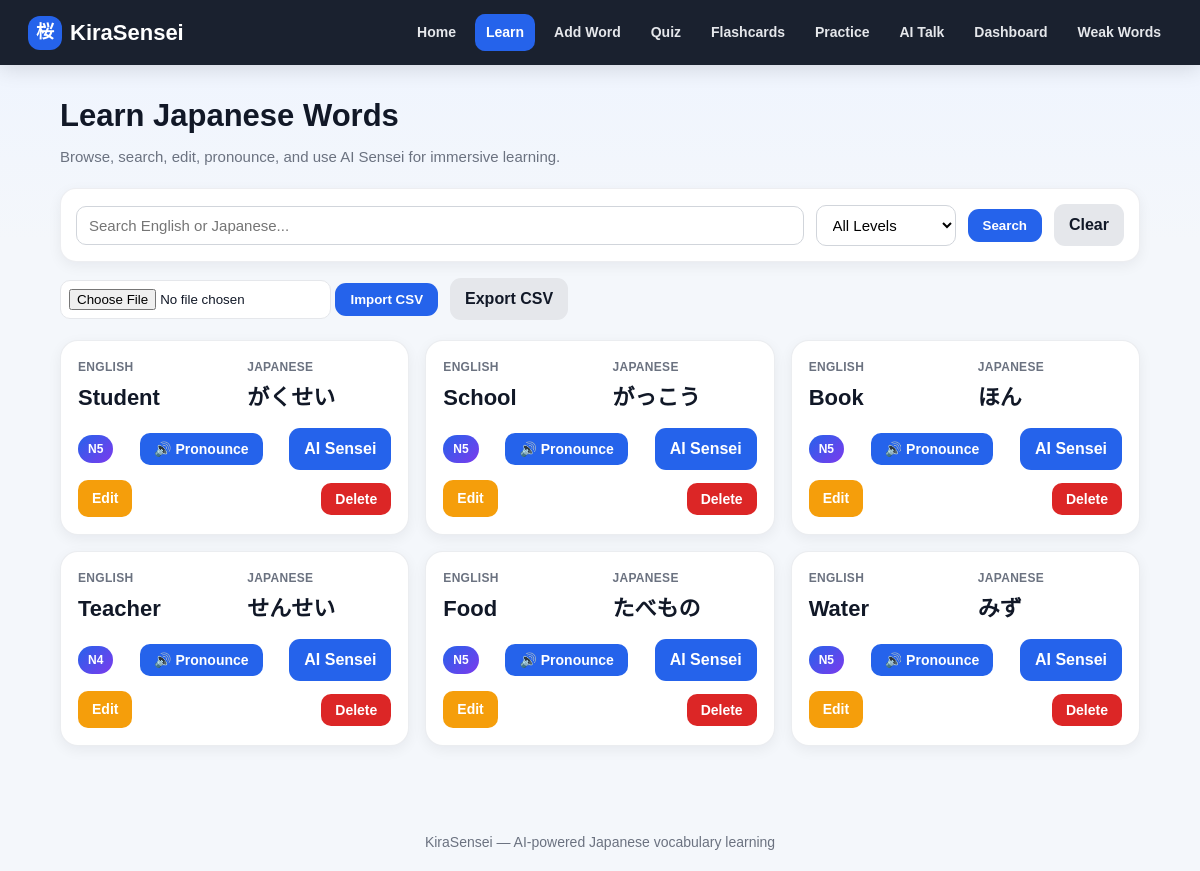
Page /learn on the committed database.
### tables this page shows
CREATE TABLE words (
            id INTEGER PRIMARY KEY AUTOINCREMENT,
            english TEXT NOT NULL,
            japanese TEXT NOT NULL
        , correct_count INTEGER DEFAULT 0, wrong_count INTEGER DEFAULT 0, last_reviewed TEXT, jlpt_level TEXT DEFAULT 'N5');

### app.py (the view)
@app.route("/learn")
def learn():
    search = request.args.get("search", "").strip()
    level = request.args.get("level", "").strip()
    conn = get_db_connection()
    query = "SELECT * FROM words WHERE 1=1"
    params = []
    if search:
        query += " AND (english LIKE ? OR japanese LIKE ?)"
        params.extend([f"%{search}%", f"%{search}%"])
    if level:
        query += " AND jlpt_level = ?"
        params.append(level)
    query += " ORDER BY id DESC"
    words = conn.execute(query, params).fetchall()
    conn.close()
    return render_template("learn.html", words=words, search=search, level=level)

### app.py (called while the page is built)
def get_db_connection():
    conn = sqlite3.connect("words.db")
    conn.row_factory = sqlite3.Row
    return conn

### templates/learn.html (shortened to what this page needs)
{% extends "base.html" %}
{% block content %}
<div class="page-header">
    <h1>Learn Japanese Words</h1>
    <p>Browse, search, edit, pronounce, and use AI Sensei for immersive learning.</p>
</div>
<form method="GET" action="{{ url_for('learn') }}" class="search-filter-card">
    <input
        type="text"
        name="search"
        placeholder="Search English or Japanese..."
        value="{{ search }}"
    >
    <select name="level">
        <option value="" {% if not level %}selected{% endif %}>All Levels</option>
    </select>
    <button type="submit" class="btn-primary">Search</button>
    <a href="{{ url_for('learn') }}" class="btn-secondary">Clear</a>
</form>
<div class="csv-section">
    <form action="{{ url_for('import_csv') }}" method="POST" enctype="multipart/form-data">
        <input type="file" name="file" required>
        <button class="btn-primary">Import CSV</button>
    </form>
    <a href="{{ url_for('export_csv') }}" class="btn-secondary">Export CSV</a>
</div>
{% if words %}
<div class="learn-grid">
    {% for word in words %}
    <div class="learn-card">
        <div class="word-row">
            <div class="word-column">
                <span class="label">English</span>
                <h3>{{ word.english }}</h3>
            </div>
            <div class="word-column">
                <span class="label">Japanese</span>
                <h3>{{ word.japanese }}</h3>
            </div>
        </div>
        <div class="card-actions">
            <span class="badge">{{ word.jlpt_level or "N5" }}</span>
            <button class="speak-btn" onclick="speakJapanese('{{ word.japanese }}')">
                🔊 Pronounce
            </button>
            <a href="{{ url_for('ai_sensei', word_id=word.id) }}" class="btn-primary">
                AI Sensei
            </a>
            <a href="{{ url_for('edit_word', word_id=word.id) }}" class="edit-btn">
                Edit
            </a>
            <form action="{{ url_for('delete_word', word_id=word.id) }}" method="POST">
                <button class="delete-btn" type="submit">Delete</button>
            </form>
        </div>
    </div>
    {% endfor %}
</div>
{% else %}
<div class="empty-box">
    <h3>No words found</h3>
    <p>Try a different search term, change the JLPT filter, or add more words.</p>
    <a href="{{ url_for('add_word') }}" class="btn-primary">Add Word</a>
</div>
{% endif %}
{% endblock %}

### static/style.css (style rules this page uses)
* { margin:0; padding:0; box-sizing:border-box; }
:root { --bg:#f4f7fb; --card:#ffffff; --text:#111827; --muted:#6b7280; --primary:#2563eb; --primary-dark:#1d4ed8; --danger:#dc2626; --danger-dark:#b91c1c; --warning:#f59e0b; --warning-dark:#d97706; --border:#e5e7eb; --shadow:0 8px 24px rgba(15,23,42,.08); --soft-shadow:0 4px 14px rgba(15,23,42,.06); }
body { font-family:Arial,sans-serif; background:linear-gradient(180deg,#eef4ff 0%,var(--bg) 240px); color:var(--text); line-height:1.5; min-height:100vh; }
a { text-decoration:none; }
.page-header { margin-bottom:20px; }
.page-header h1 { font-size:31px; margin-bottom:6px; color:var(--text); }
.page-header p { color:var(--muted); font-size:15px; }
.search-filter-card { background:var(--card); border-radius:16px; box-shadow:var(--soft-shadow); padding:15px; display:flex; gap:12px; flex-wrap:wrap; align-items:center; margin-bottom:16px; border:1px solid rgba(229,231,235,.7); }
.search-filter-card input, .search-filter-card select { padding:10px 12px; border:1px solid #d1d5db; border-radius:10px; font-size:15px; outline:none; background:white; }
.search-filter-card input { flex:1; min-width:220px; }
.search-filter-card select { min-width:140px; }
.page-top-actions, .filter-row, .csv-section { display:flex; gap:12px; flex-wrap:wrap; align-items:center; margin-bottom:20px; }
.csv-section input { background:white; border:1px solid var(--border); border-radius:10px; padding:8px; }
.stats-grid, .learn-grid, .flashcards-grid { display:grid; grid-template-columns:repeat(auto-fit,minmax(280px,1fr)); gap:16px; }
.learn-card, .word-card, .stat-card, .quiz-card, .home-card, .empty-box, .practice-card, .feedback-box, .table-wrapper, .score-box, .form-card { background:var(--card); border-radius:18px; box-shadow:var(--soft-shadow); border:1px solid rgba(229,231,235,.75); }
.learn-card, .word-card, .stat-card, .quiz-card, .home-card, .empty-box, .practice-card, .form-card { padding:17px; }
.learn-card, .home-card, .word-card, .stat-card { transition:.2s ease; }
.word-row { display:flex; justify-content:space-between; align-items:center; gap:25px; margin-bottom:14px; }
.word-column { flex:1; }
.label { display:block; font-size:12px; color:var(--muted); margin-bottom:5px; font-weight:700; text-transform:uppercase; letter-spacing:.3px; }
.word-column h3 { font-size:22px; font-weight:700; color:var(--text); }
.card-actions { display:flex; justify-content:space-between; align-items:center; gap:10px; flex-wrap:wrap; }
button, .btn-primary, .btn-secondary, .edit-btn, .delete-btn, .speak-btn { transition:.2s ease; }
.speak-btn { background:var(--primary); color:white; border:none; padding:8px 14px; border-radius:10px; cursor:pointer; font-size:14px; font-weight:800; }
.edit-btn { background:var(--warning); color:white; border:none; padding:8px 14px; border-radius:10px; cursor:pointer; font-size:14px; font-weight:800; display:inline-block; }
.delete-btn { background:var(--danger); color:white; border:none; padding:8px 14px; border-radius:10px; cursor:pointer; font-size:14px; font-weight:800; }
.btn-primary { background:var(--primary); color:white; padding:9px 15px; border-radius:11px; display:inline-block; font-weight:800; border:none; cursor:pointer; }
.btn-secondary { background:#e5e7eb; color:var(--text); padding:9px 15px; border-radius:11px; display:inline-block; font-weight:800; }
.badge { display:inline-block; background:linear-gradient(135deg,var(--primary),#7c3aed); color:white; padding:5px 10px; border-radius:999px; font-size:12px; font-weight:800; }

### rows in the picture
words: english "Student", japanese "がくせい", jlpt_level "N5"
words: english "School", japanese "がっこう", jlpt_level "N5"
words: english "Book", japanese "ほん", jlpt_level "N5"
words: english "Teacher", japanese "せんせい", jlpt_level "N4"
words: english "Food", japanese "たべもの", jlpt_level "N5"
words: english "Water", japanese "みず", jlpt_level "N5"
